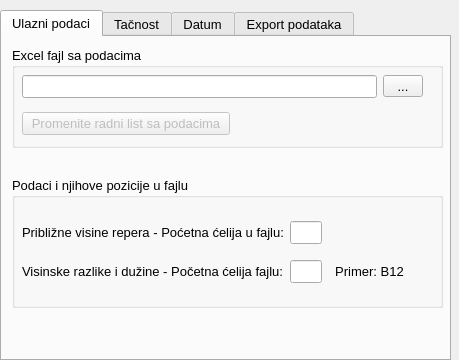
<?xml version="1.0" encoding="UTF-8"?>
<ui version="4.0">
 <class>Tabs1D</class>
 <widget class="QWidget" name="Tabs1D">
  <property name="geometry">
   <rect>
    <x>0</x>
    <y>0</y>
    <width>459</width>
    <height>360</height>
   </rect>
  </property>
  <property name="windowTitle">
   <string>Form</string>
  </property>
  <widget class="QTabWidget" name="tabWidget">
   <property name="geometry">
    <rect>
     <x>0</x>
     <y>10</y>
     <width>451</width>
     <height>351</height>
    </rect>
   </property>
   <property name="font">
    <font>
     <family>Segoe UI</family>
     <pointsize>10</pointsize>
    </font>
   </property>
   <property name="focusPolicy">
    <enum>Qt::TabFocus</enum>
   </property>
   <property name="styleSheet">
    <string notr="true"/>
   </property>
   <property name="currentIndex">
    <number>0</number>
   </property>
   <widget class="QWidget" name="ulazniPodaci_tab">
    <attribute name="title">
     <string>Ulazni podaci</string>
    </attribute>
    <widget class="QGroupBox" name="groupBox">
     <property name="geometry">
      <rect>
       <x>10</x>
       <y>10</y>
       <width>431</width>
       <height>101</height>
      </rect>
     </property>
     <property name="title">
      <string>Excel fajl sa podacima</string>
     </property>
     <widget class="QWidget" name="gridLayoutWidget">
      <property name="geometry">
       <rect>
        <x>10</x>
        <y>20</y>
        <width>401</width>
        <height>77</height>
       </rect>
      </property>
      <layout class="QGridLayout" name="gridLayout">
       <item row="0" column="1">
        <widget class="QToolButton" name="input_file_tbtn">
         <property name="minimumSize">
          <size>
           <width>40</width>
           <height>0</height>
          </size>
         </property>
         <property name="text">
          <string>...</string>
         </property>
        </widget>
       </item>
       <item row="0" column="0">
        <widget class="QLineEdit" name="input_file_txt">
         <property name="alignment">
          <set>Qt::AlignLeading|Qt::AlignLeft|Qt::AlignVCenter</set>
         </property>
        </widget>
       </item>
       <item row="1" column="0">
        <widget class="QPushButton" name="worksheet_btn">
         <property name="enabled">
          <bool>false</bool>
         </property>
         <property name="minimumSize">
          <size>
           <width>208</width>
           <height>0</height>
          </size>
         </property>
         <property name="maximumSize">
          <size>
           <width>40</width>
           <height>16777215</height>
          </size>
         </property>
         <property name="text">
          <string>Promenite radni list sa podacima</string>
         </property>
        </widget>
       </item>
      </layout>
     </widget>
    </widget>
    <widget class="QGroupBox" name="groupBox_2">
     <property name="geometry">
      <rect>
       <x>10</x>
       <y>140</y>
       <width>431</width>
       <height>131</height>
      </rect>
     </property>
     <property name="title">
      <string>Podaci i njihove pozicije u fajlu</string>
     </property>
     <widget class="QWidget" name="gridLayoutWidget_3">
      <property name="geometry">
       <rect>
        <x>10</x>
        <y>30</y>
        <width>421</width>
        <height>91</height>
       </rect>
      </property>
      <layout class="QGridLayout" name="gridLayout_3">
       <property name="verticalSpacing">
        <number>2</number>
       </property>
       <item row="1" column="1">
        <widget class="QLineEdit" name="hdiff_start_cell_txt">
         <property name="maximumSize">
          <size>
           <width>32</width>
           <height>16777215</height>
          </size>
         </property>
        </widget>
       </item>
       <item row="0" column="1">
        <widget class="QLineEdit" name="repers_start_cell_txt">
         <property name="maximumSize">
          <size>
           <width>32</width>
           <height>16777215</height>
          </size>
         </property>
        </widget>
       </item>
       <item row="0" column="0">
        <widget class="QLabel" name="repers_info_lbl">
         <property name="text">
          <string>Približne visine repera - Poćetna ćelija u fajlu:</string>
         </property>
        </widget>
       </item>
       <item row="1" column="0">
        <widget class="QLabel" name="hdiff_start_lbl">
         <property name="text">
          <string>Visinske razlike i dužine - Početna ćelija fajlu:</string>
         </property>
        </widget>
       </item>
       <item row="1" column="2">
        <widget class="QLabel" name="cell_example_lbl">
         <property name="text">
          <string>  Primer: B12</string>
         </property>
        </widget>
       </item>
      </layout>
     </widget>
    </widget>
   </widget>
   <widget class="QWidget" name="tacnost_tab">
    <attribute name="title">
     <string>Tačnost</string>
    </attribute>
    <widget class="QGroupBox" name="groupBox_3">
     <property name="geometry">
      <rect>
       <x>10</x>
       <y>10</y>
       <width>211</width>
       <height>91</height>
      </rect>
     </property>
     <property name="title">
      <string>Tačnost merenih veličina</string>
     </property>
     <widget class="QWidget" name="gridLayoutWidget_2">
      <property name="geometry">
       <rect>
        <x>10</x>
        <y>20</y>
        <width>111</width>
        <height>61</height>
       </rect>
      </property>
      <layout class="QGridLayout" name="gridLayout_2">
       <item row="0" column="0">
        <widget class="QLabel" name="sigmah_lbl">
         <property name="text">
          <string>&lt;html&gt;&lt;head/&gt;&lt;body&gt;&lt;p&gt;&lt;span style=&quot; font-size:14pt; font-style:italic;&quot;&gt;σ&lt;/span&gt;&lt;span style=&quot; font-size:14pt; font-style:italic; vertical-align:sub;&quot;&gt;Δhi&lt;/span&gt;&lt;span style=&quot; font-style:italic;&quot;&gt;: &lt;/span&gt;&lt;/p&gt;&lt;/body&gt;&lt;/html&gt;</string>
         </property>
        </widget>
       </item>
       <item row="1" column="1">
        <widget class="QLineEdit" name="sigma0_txt"/>
       </item>
       <item row="1" column="0">
        <widget class="QLabel" name="sigma0_lbl">
         <property name="text">
          <string>&lt;html&gt;&lt;head/&gt;&lt;body&gt;&lt;p&gt;&lt;span style=&quot; font-size:14pt; font-style:italic;&quot;&gt;σ&lt;/span&gt;&lt;span style=&quot; font-size:14pt; font-style:italic; vertical-align:sub;&quot;&gt;0&lt;/span&gt;&lt;span style=&quot; font-style:italic;&quot;&gt;: &lt;/span&gt;&lt;/p&gt;&lt;/body&gt;&lt;/html&gt;</string>
         </property>
        </widget>
       </item>
       <item row="0" column="1">
        <widget class="QLineEdit" name="sigmah_txt"/>
       </item>
      </layout>
     </widget>
    </widget>
    <widget class="QGroupBox" name="groupBox_5">
     <property name="geometry">
      <rect>
       <x>230</x>
       <y>10</y>
       <width>201</width>
       <height>101</height>
      </rect>
     </property>
     <property name="title">
      <string>Nivo značajnosti i moć testa</string>
     </property>
     <widget class="QWidget" name="gridLayoutWidget_5">
      <property name="geometry">
       <rect>
        <x>10</x>
        <y>20</y>
        <width>181</width>
        <height>77</height>
       </rect>
      </property>
      <layout class="QGridLayout" name="gridLayout_5">
       <item row="0" column="1">
        <widget class="QComboBox" name="alpha_coef_cmb">
         <property name="maximumSize">
          <size>
           <width>60</width>
           <height>16777215</height>
          </size>
         </property>
         <property name="editable">
          <bool>false</bool>
         </property>
         <item>
          <property name="text">
           <string>0.05</string>
          </property>
         </item>
         <item>
          <property name="text">
           <string>0.10</string>
          </property>
         </item>
         <item>
          <property name="text">
           <string>0.15</string>
          </property>
         </item>
         <item>
          <property name="text">
           <string>0.20</string>
          </property>
         </item>
         <item>
          <property name="text">
           <string>0.25</string>
          </property>
         </item>
         <item>
          <property name="text">
           <string>0.30</string>
          </property>
         </item>
        </widget>
       </item>
       <item row="0" column="0">
        <widget class="QLabel" name="alpha_coef_lbl">
         <property name="minimumSize">
          <size>
           <width>25</width>
           <height>0</height>
          </size>
         </property>
         <property name="text">
          <string>&lt;html&gt;&lt;head/&gt;&lt;body&gt;&lt;p&gt;&lt;span style=&quot; font-size:11pt; font-style:italic;&quot;&gt;α&lt;/span&gt;: nivo značajnosti&lt;/p&gt;&lt;/body&gt;&lt;/html&gt;</string>
         </property>
        </widget>
       </item>
       <item row="1" column="0">
        <widget class="QLabel" name="beta_coef_lbl">
         <property name="minimumSize">
          <size>
           <width>25</width>
           <height>0</height>
          </size>
         </property>
         <property name="text">
          <string>&lt;html&gt;&lt;head/&gt;&lt;body&gt;&lt;p&gt;&lt;span style=&quot; font-size:11pt; font-style:italic;&quot;&gt;β&lt;/span&gt;: moć testa&lt;/p&gt;&lt;/body&gt;&lt;/html&gt;</string>
         </property>
        </widget>
       </item>
       <item row="1" column="1">
        <widget class="QComboBox" name="beta_coef_cmb">
         <property name="maximumSize">
          <size>
           <width>60</width>
           <height>16777215</height>
          </size>
         </property>
         <property name="editable">
          <bool>false</bool>
         </property>
         <item>
          <property name="text">
           <string>0.80</string>
          </property>
         </item>
         <item>
          <property name="text">
           <string>0.90</string>
          </property>
         </item>
         <item>
          <property name="text">
           <string>0.95</string>
          </property>
         </item>
         <item>
          <property name="text">
           <string>0.975</string>
          </property>
         </item>
         <item>
          <property name="text">
           <string>0.99</string>
          </property>
         </item>
        </widget>
       </item>
      </layout>
     </widget>
    </widget>
   </widget>
   <widget class="QWidget" name="datum_tab">
    <attribute name="title">
     <string>Datum</string>
    </attribute>
    <widget class="QGroupBox" name="datum_method_selection_gb">
     <property name="enabled">
      <bool>true</bool>
     </property>
     <property name="geometry">
      <rect>
       <x>10</x>
       <y>10</y>
       <width>421</width>
       <height>101</height>
      </rect>
     </property>
     <property name="title">
      <string>Metoda određivanja datuma</string>
     </property>
     <widget class="QWidget" name="gridLayoutWidget_6">
      <property name="geometry">
       <rect>
        <x>10</x>
        <y>20</y>
        <width>401</width>
        <height>71</height>
       </rect>
      </property>
      <layout class="QGridLayout" name="gridLayout_6">
       <item row="1" column="0">
        <widget class="QRadioButton" name="min_trace_rbtn">
         <property name="text">
          <string>Minimalni trag kofaktorske matrice</string>
         </property>
         <property name="checked">
          <bool>true</bool>
         </property>
        </widget>
       </item>
       <item row="0" column="0">
        <widget class="QRadioButton" name="classic_method_rbtn">
         <property name="text">
          <string>Klasičan metod</string>
         </property>
         <property name="checked">
          <bool>false</bool>
         </property>
        </widget>
       </item>
      </layout>
     </widget>
    </widget>
    <widget class="QGroupBox" name="method_options_gb">
     <property name="enabled">
      <bool>true</bool>
     </property>
     <property name="geometry">
      <rect>
       <x>10</x>
       <y>140</y>
       <width>421</width>
       <height>91</height>
      </rect>
     </property>
     <property name="title">
      <string>Klasičan metod - opcije</string>
     </property>
     <widget class="QWidget" name="verticalLayoutWidget">
      <property name="geometry">
       <rect>
        <x>10</x>
        <y>30</y>
        <width>401</width>
        <height>61</height>
       </rect>
      </property>
      <layout class="QVBoxLayout" name="method_opt_vert">
       <item>
        <widget class="QLabel" name="datum_method_explain_lbl">
         <property name="text">
          <string>Izaberite reper koja će biti fiksiran</string>
         </property>
        </widget>
       </item>
       <item>
        <layout class="QGridLayout" name="method_opt_grid">
         <item row="0" column="1">
          <widget class="QComboBox" name="datum_reper_cmb">
           <property name="minimumSize">
            <size>
             <width>0</width>
             <height>0</height>
            </size>
           </property>
           <property name="maximumSize">
            <size>
             <width>55</width>
             <height>16777215</height>
            </size>
           </property>
          </widget>
         </item>
         <item row="0" column="0">
          <widget class="QLabel" name="datum_reper_lbl">
           <property name="text">
            <string>Reper:</string>
           </property>
          </widget>
         </item>
         <item row="0" column="2">
          <spacer name="datum_opt_spacer">
           <property name="orientation">
            <enum>Qt::Horizontal</enum>
           </property>
           <property name="sizeHint" stdset="0">
            <size>
             <width>40</width>
             <height>20</height>
            </size>
           </property>
          </spacer>
         </item>
        </layout>
       </item>
       <item>
        <spacer name="verticalSpacer">
         <property name="orientation">
          <enum>Qt::Vertical</enum>
         </property>
         <property name="sizeHint" stdset="0">
          <size>
           <width>20</width>
           <height>40</height>
          </size>
         </property>
        </spacer>
       </item>
      </layout>
     </widget>
    </widget>
   </widget>
   <widget class="QWidget" name="export_tab">
    <attribute name="title">
     <string>Export podataka</string>
    </attribute>
    <widget class="QGroupBox" name="word_export_gb">
     <property name="geometry">
      <rect>
       <x>10</x>
       <y>10</y>
       <width>421</width>
       <height>71</height>
      </rect>
     </property>
     <property name="title">
      <string>Word izveštaj</string>
     </property>
     <widget class="QWidget" name="gridLayoutWidget_7">
      <property name="geometry">
       <rect>
        <x>10</x>
        <y>20</y>
        <width>401</width>
        <height>41</height>
       </rect>
      </property>
      <layout class="QGridLayout" name="gridLayout_8">
       <item row="0" column="2">
        <widget class="QToolButton" name="word_output_btn">
         <property name="minimumSize">
          <size>
           <width>40</width>
           <height>0</height>
          </size>
         </property>
         <property name="text">
          <string>...</string>
         </property>
        </widget>
       </item>
       <item row="0" column="1">
        <widget class="QLineEdit" name="word_output_txt">
         <property name="alignment">
          <set>Qt::AlignLeading|Qt::AlignLeft|Qt::AlignVCenter</set>
         </property>
        </widget>
       </item>
      </layout>
     </widget>
    </widget>
    <widget class="QGroupBox" name="optional_export_gb">
     <property name="geometry">
      <rect>
       <x>10</x>
       <y>150</y>
       <width>421</width>
       <height>161</height>
      </rect>
     </property>
     <property name="title">
      <string>Opcioni izlazni fajlovi</string>
     </property>
     <widget class="QWidget" name="gridLayoutWidget_8">
      <property name="geometry">
       <rect>
        <x>10</x>
        <y>20</y>
        <width>401</width>
        <height>131</height>
       </rect>
      </property>
      <layout class="QGridLayout" name="gridLayout_9">
       <item row="0" column="0">
        <widget class="QCheckBox" name="excel_output_ckb">
         <property name="text">
          <string>Prateći Excel fajl sa matricama i ostalim podacima</string>
         </property>
         <property name="checked">
          <bool>true</bool>
         </property>
        </widget>
       </item>
       <item row="2" column="1">
        <widget class="QToolButton" name="excel_output_btn">
         <property name="minimumSize">
          <size>
           <width>40</width>
           <height>0</height>
          </size>
         </property>
         <property name="text">
          <string>...</string>
         </property>
        </widget>
       </item>
       <item row="3" column="0">
        <widget class="QCheckBox" name="scr_output_ckb">
         <property name="text">
          <string>CAD script fajl (*.scr) sa izravnatim visinama repera
 i elipsama grešaka</string>
         </property>
         <property name="checked">
          <bool>true</bool>
         </property>
        </widget>
       </item>
       <item row="5" column="0">
        <widget class="QLineEdit" name="scr_output_txt">
         <property name="alignment">
          <set>Qt::AlignLeading|Qt::AlignLeft|Qt::AlignVCenter</set>
         </property>
        </widget>
       </item>
       <item row="5" column="1">
        <widget class="QToolButton" name="scr_output_btn">
         <property name="minimumSize">
          <size>
           <width>40</width>
           <height>0</height>
          </size>
         </property>
         <property name="text">
          <string>...</string>
         </property>
        </widget>
       </item>
       <item row="2" column="0">
        <widget class="QLineEdit" name="excel_output_txt">
         <property name="alignment">
          <set>Qt::AlignLeading|Qt::AlignLeft|Qt::AlignVCenter</set>
         </property>
        </widget>
       </item>
      </layout>
     </widget>
    </widget>
    <widget class="QGroupBox" name="csv_export_gb">
     <property name="geometry">
      <rect>
       <x>10</x>
       <y>90</y>
       <width>421</width>
       <height>51</height>
      </rect>
     </property>
     <property name="title">
      <string>CSV fajl sa izravnatim visinama repera</string>
     </property>
     <widget class="QWidget" name="horizontalLayoutWidget">
      <property name="geometry">
       <rect>
        <x>10</x>
        <y>20</y>
        <width>401</width>
        <height>25</height>
       </rect>
      </property>
      <layout class="QHBoxLayout" name="horizontalLayout">
       <item>
        <widget class="QLineEdit" name="csv_output_txt"/>
       </item>
       <item>
        <widget class="QToolButton" name="csv_output_btn">
         <property name="minimumSize">
          <size>
           <width>40</width>
           <height>0</height>
          </size>
         </property>
         <property name="text">
          <string>...</string>
         </property>
        </widget>
       </item>
      </layout>
     </widget>
    </widget>
   </widget>
  </widget>
 </widget>
 <resources/>
 <connections/>
</ui>
